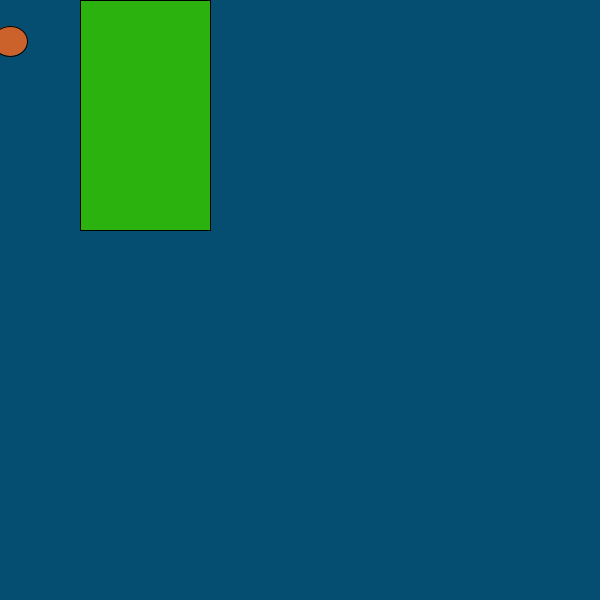
Frame 1 (no input)
Frame 60 (the mouse pressed at the canvas centre just before this capture): identical to frame 1, image omitted
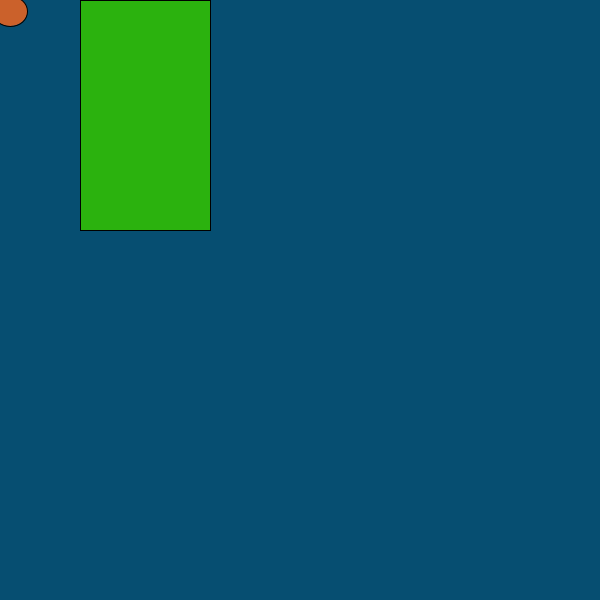
Frame 120 (the mouse held since frame 60 and released just before this capture)

The Processing sketch that drew these frames (run headless with seeded random() and noise(); from frame 60 on, the mouse is pressed at the canvas centre):

// Processing sketch: FlappyBird
// ── FlappyBird.pde
int x=10;
int y=40;
int birdYVelocity = 30;
int gravity = y++;
int r = 80;
void draw(){
  background(6,78,113); 
  fill(203,97,43);
  ellipse(x,y,35,30);
fill(43,178,14);
rect(r,0,130,230);
}


void setup(){
  size(600,600);
 
}

void mousePressed(){
  y-=birdYVelocity;
  
}

void teleportPipes(){
  
  
}
